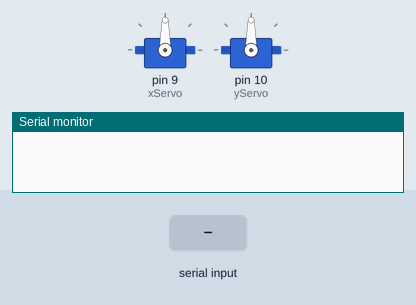
Recording of a sketch running on a simulated Arduino Uno, built with avr-gcc and run on an emulated ATmega328P. On the bench: 2 × servo, the last lines printed to the serial monitor. The inputs (shaded band) are chosen by the test bench.

Above: at 1.2 s.
1.3 s: "1,90,45\n" received over Serial
At 1.6 s:
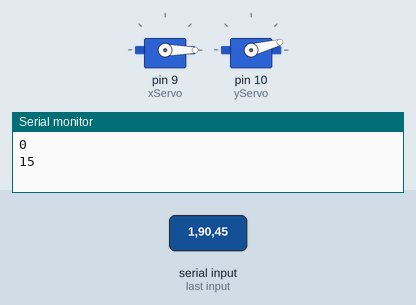
4.3 s: "30,150\n" received over Serial
At 5.1 s:
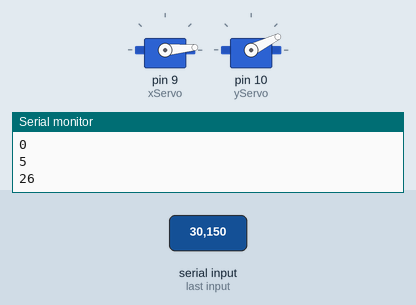
7.3 s: "30,150\n" received over Serial
At 9.1 s:
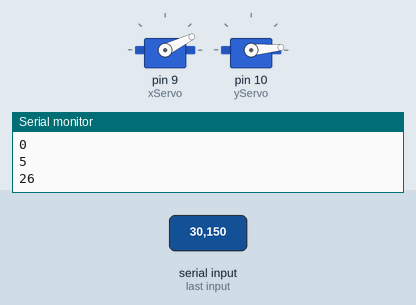
10.3 s: "1,90\n" received over Serial
At 14.3 s:
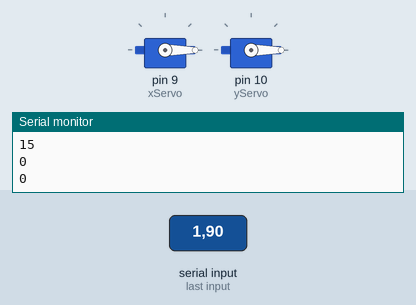
Timing chart, 0 to 14.8 s (numbered marks = the images above; inputs shaded):
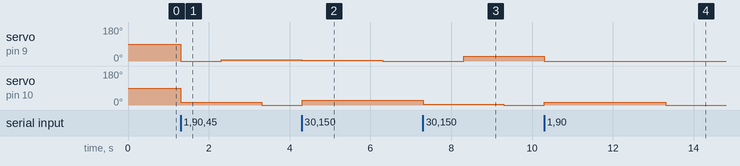

Measured:
- after the input at 1.3 s, servo on pin 9 (xServo): 90° → 0° at once, → 7° 1.0 s later; servo on pin 10 (yServo): 90° → 15° at once, → 0° 2.0 s later
- after the input at 4.3 s, servo on pin 9 (xServo): 7° → 5° at once, → 0° 2.0 s later; servo on pin 10 (yServo): 0° → 26° at once
- after the input at 7.3 s, servo on pin 9 (xServo): 0° → 26° after 1.0 s; servo on pin 10 (yServo): 26° → 5° at once, → 0° 2.0 s later
- after the input at 10.3 s, servo on pin 9 (xServo): 26° → 0° at once; servo on pin 10 (yServo): 0° → 15° at once, → 0° 3.0 s later

The sketch:

Reciever.ino
```cpp
#include <Servo.h>

Servo xServo;
int xVal = 0;

Servo yServo;
int yVal = 0;

void setup()
{
  xServo.attach(9);
  yServo.attach(10);
  Serial.begin(9600);
}

void loop() {
  if (Serial.available()) {

    xVal = Serial.parseInt();
    xVal = map(xVal, 0, 1023, 0, 179);
    xServo.write(xVal);
    Serial.println(xVal);

    yVal = Serial.parseInt();
    yVal = map(yVal, 0, 1023, 0, 179);
    yServo.write(yVal);
    Serial.println(yVal);

    delay (1000);
  }
}
```
